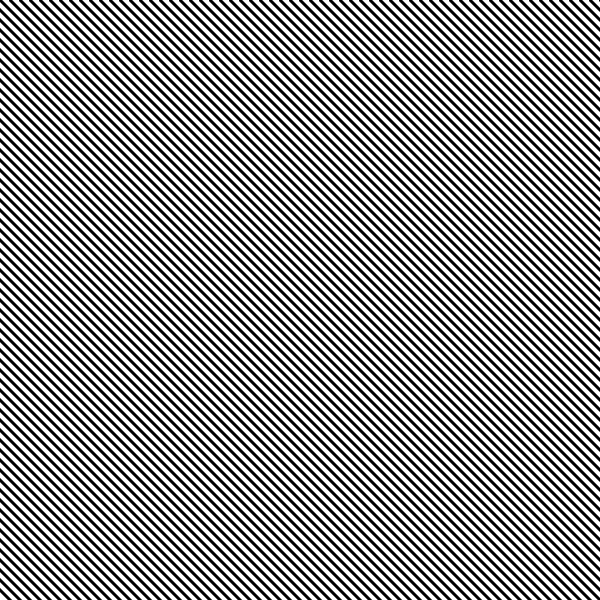
Frame 1 (no input)
Frame 60 (the mouse pressed at the canvas centre just before this capture): identical to frame 1, image omitted
Frame 120 (the mouse held since frame 60 and released just before this capture): identical to frame 1, image omitted

The Processing sketch that drew this single still picture (run headless with seeded random() and noise(); from frame 60 on, the mouse is pressed at the canvas centre):

// Processing sketch: diagonals2
// ── diagonals2.pde
void setup(){
  size(600,600);
  strokeWeight(3);
  
}

void draw(){
  background(255);
  for(int i=width, j=0; i>-width; i-=10, j+=10){
    line(i, 0, width, j); 
  }
}
